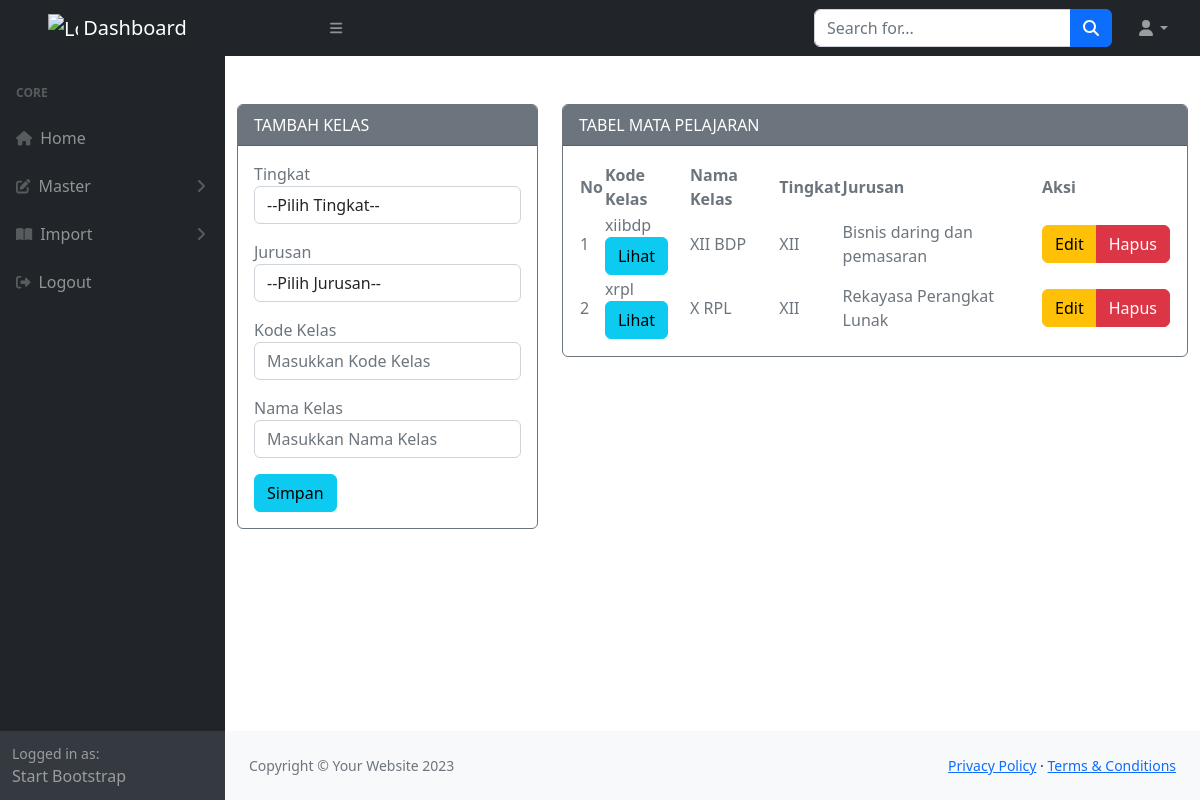
The page /admin/media.php?module=kelas (signed in) on the database as committed earlier.
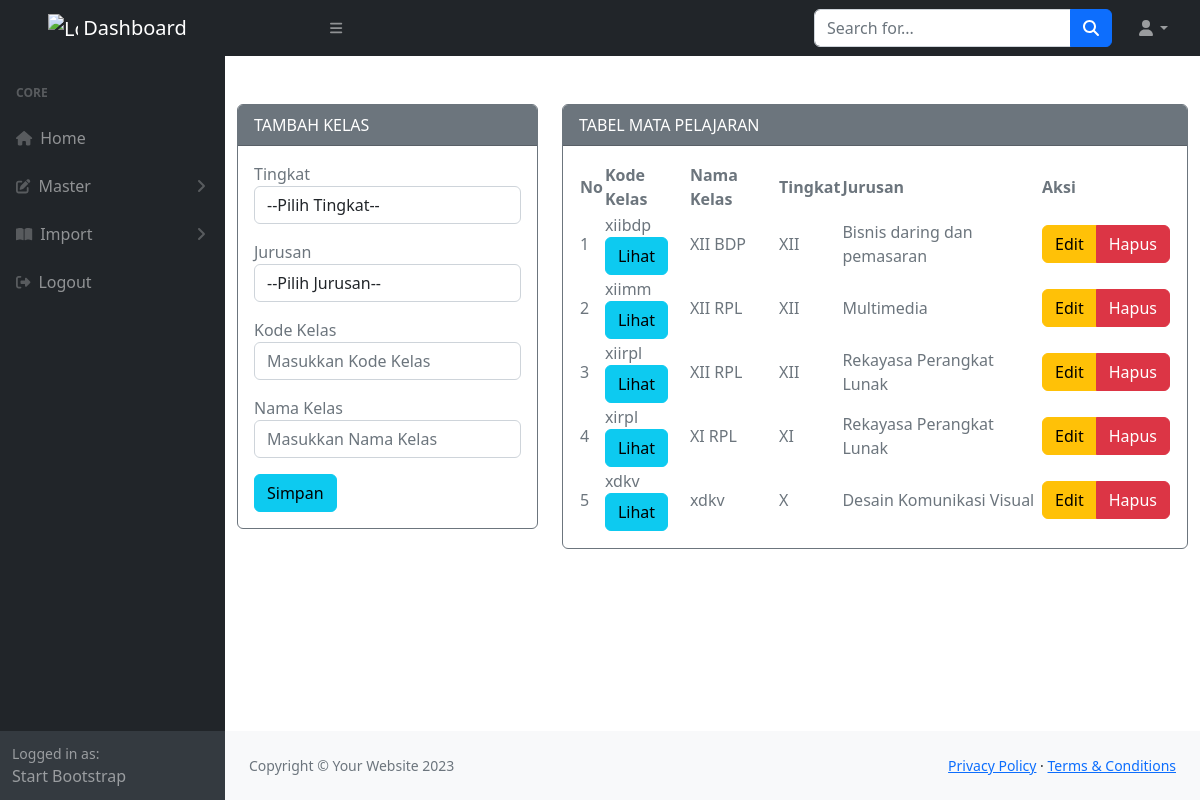
The same page on the database as committed later.
### tables this page shows
CREATE TABLE `kelas` (
  `kd_kelas` varchar(10) NOT NULL,
  `nama_kelas` varchar(10) NOT NULL,
  `tingkat` varchar(5) NOT NULL,
  `kd_jurusan` varchar(10) NOT NULL
);

CREATE TABLE `jurusan` (
  `kd_jurusan` varchar(10) NOT NULL,
  `nama_jurusan` varchar(100) NOT NULL
);

### admin/modul/mod_kelas/kelas_v.php (the view, shortened to what this page needs)
<?php
include "../koneksi/koneksi.php";
if (empty($_SESSION['username']) and empty($_SESSION['passuser']) and $_SESSION['login'] == 0) {
  echo "<script>alert('Kembalilah Kejalan yg benar!!!'); window.location = '../../index.php';</script>";
} else {
?>
  <?php
  $update = (isset($_GET['action']) and $_GET['action'] == 'update') ? true : false;
  ?>
  <div class="container mt-5">
    <div class="content-wrapper">
      <div class="row">
        <div class="col-md-4 col-sm-4 col-xs-12">
          <div class="card border-secondary mb-3">
            <div class="card-header text-bg-<?= ($update) ? "success" : "secondary" ?>">
              <?= ($update) ? "EDIT" : "TAMBAH" ?> KELAS
            </div>
            <div class="card-body text-secondary">
              <form action="<?= $_SERVER['REQUEST_URI'] ?>" method="POST" role="form">
                <div class="form-group mb-3">
                  <label>Tingkat</label>
                  <select class="form-control" name="tingkat">
                    <option selected hidden disabled>--Pilih Tingkat--</option>
                  </select>
                </div>
                <div class="form-group mb-3">
                  <label>Jurusan </label>
                  <select class="form-control" name="kd_jurusan">
                    <option selected hidden disabled>--Pilih Jurusan--</option>
                  </select>
                </div>
                <div class="form-group mb-3">
                  <label>Kode Kelas</label>
                  <input class="form-control" placeholder="Masukkan Kode Kelas" name="kd_kelas" type="text" <?= (!$update) ?: 'value="' . $row["kd_kelas"] . '"' ?> />
                </div>
                <div class="form-group mb-3">
                  <label>Nama Kelas </label>
                  <input class="form-control" placeholder="Masukkan Nama Kelas" name="nama_kelas" type="text" <?= (!$update) ?: 'value="' . $row["nama_kelas"] . '"' ?> />
                </div>
                <button type="submit" class="btn btn-<?= ($update) ? "warning" : "info" ?> btn-block">Simpan</button>
              </form>
            </div>
          </div>
        </div>
        <div class="col-md-8 col-sm-8 col-xs-12">
          <div class="card border-secondary mb-3">
            <div class="card-header text-bg-secondary">
              TABEL MATA PELAJARAN
            </div>
            <div class="card-body text-secondary">
              <table id="datatablesSimple">
                <thead>
                  <tr>
                    <th>No</th>
                    <th>Kode Kelas</th>
                    <th>Nama Kelas</th>
                    <th>Tingkat</th>
                    <th>Jurusan</th>
                    <th>Aksi</th>
                  </tr>
                </thead>
                <tbody>
                  <?php $no = 1; ?>
                  <?php if ($query = $connect->query("SELECT * FROM kelas,jurusan where kelas.kd_jurusan=jurusan.kd_jurusan ORDER BY FIELD(tingkat, 'XII', 'XI', 'X')")) : ?>
                    <?php while ($row = $query->fetch_assoc()) : ?>
                      <tr>
                        <td><?= $no++ ?></td>
                        <td><?= $row['kd_kelas'] ?> <br><a href="?module=rombel&kls=<?= $row['kd_kelas'] ?>" class="btn btn-xs btn-info">Lihat</a> </td>
                        <td><?= $row['nama_kelas'] ?></td>
                        <td><?= $row['tingkat'] ?></td>
                        <td><?= $row['nama_jurusan'] ?></td>
                        <td class="hidden-print">
                          <div class="btn-group">
                            <a href="?module=kelas&action=update&key=<?= $row['kd_kelas'] ?>" class="btn btn-warning btn-xs">Edit</a>
                            <a href="?module=kelas&action=delete&key=<?= $row['kd_kelas'] ?>" class="btn btn-danger btn-xs">Hapus</a>
                          </div>
                        </td>
                      </tr>
                    <?php endwhile ?>
                  <?php endif ?>
                </tbody>
              </table>
            </div>
          </div>
        </div>
      </div>
    </div>
  </div>
<?php } ?>

### admin/media.php (shortened to what this page needs)
<?php
if($_SESSION['login']==0){
  header('location:../logout.php');
} else {
    if (empty($_SESSION['username']) AND empty($_SESSION['level']) AND $_SESSION['login']==0) {
      echo "<script>alert('Kembalilah Kejalan yg benar!!!'); window.location = 'index.php';</script>";
  } else{
    ?>
<!DOCTYPE html>
<html lang="en">
    <head>
        <link href="https://cdn.jsdelivr.net/npm/simple-datatables@7.1.2/dist/style.min.css" rel="stylesheet" />
        <link href="assets/css/styles.css" rel="stylesheet" />
    </head>
    <body class="sb-nav-fixed">
        <?php include 'navbar.php'; ?>
            <div id="layoutSidenav_content">
                <main>
                    <?php
                        include 'content.php';
                    ?>
                </main>
            <?php include 'footer.php'; ?>
            </div>
        </div>
    </body>
</html>
<?php }} ?>

### admin/navbar.php (shortened to what this page needs)
<nav class="sb-topnav navbar navbar-expand navbar-dark bg-dark">
    <a class="navbar-brand mx-5" href="#">
        <img src="https://upload.wikimedia.org/wikipedia/commons/3/31/Logo-smkterataiputihglobal.png" alt="Logo" width="30" height="24" class="d-inline-block align-text-top">
        Dashboard
    </a>
    <button class="btn btn-link btn-sm order-1 order-lg-0 me-4 me-lg-0" id="sidebarToggle" href="#!"><i class="fas fa-bars"></i></button>
    <form class="d-none d-md-inline-block form-inline ms-auto me-0 me-md-3 my-2 my-md-0">
        <div class="input-group">
            <input class="form-control" type="text" placeholder="Search for..." aria-label="Search for..." aria-describedby="btnNavbarSearch" />
            <button class="btn btn-primary" id="btnNavbarSearch" type="button"><i class="fas fa-search"></i></button>
        </div>
    </form>
    <ul class="navbar-nav ms-auto ms-md-0 me-3 me-lg-4">
        <li class="nav-item dropdown">
            <a class="nav-link dropdown-toggle" id="navbarDropdown" href="#" role="button" data-bs-toggle="dropdown" aria-expanded="false"><i class="fas fa-user fa-fw"></i></a>
        </li>
    </ul>
</nav>
<div id="layoutSidenav">
    <div id="layoutSidenav_nav">
        <nav class="sb-sidenav accordion sb-sidenav-dark" id="sidenavAccordion">
            <div class="sb-sidenav-menu">
                <div class="nav">
                    <?php
                    switch ($_SESSION['level']) {
                        case 'admin':
                    ?>
                            <div class="sb-sidenav-menu-heading">Core</div>
                            <a class="nav-link <?php if ($_GET['module'] == 'homeadm') {
                                                    echo "open";
                                                } ?>" href="media.php?module=homeadm">
                                <div class="sb-nav-link-icon"><i class="fa-solid fa-house"></i></div>
                                Home
                            </a>
                            <a class="nav-link collapsed" href="#" data-bs-toggle="collapse" data-bs-target="#collapseLayouts" aria-expanded="false" aria-controls="collapseLayouts">
                                <div class="sb-nav-link-icon"><i class="fa-solid fa-pen-to-square"></i></div>
                                Master
                                <div class="sb-sidenav-collapse-arrow"><i class="fas fa-angle-down"></i></div>
                            </a>
                            <a class="nav-link collapsed" href="#" data-bs-toggle="collapse" data-bs-target="#collapsePages" aria-expanded="false" aria-controls="collapsePages">
                                <div class="sb-nav-link-icon"><i class="fas fa-book-open"></i></div>
                                Import
                                <div class="sb-sidenav-collapse-arrow"><i class="fas fa-angle-down"></i></div>
                            </a>
                            <?php
                            if ($_SESSION['level'] == 'guru') {
                            ?>
                                <a class="nav-link" href="../logout.php" onclick="return confirm('Pastikan Anda Sudah Mengisi Jurnal Harian!! ');">
                                    <div class="sb-nav-link-icon"><i class="fa-solid fa-right-from-bracket"></i></div>
                                    Logout
                                </a>
                            <?php
                            } else {
                            ?>
                                <a class="nav-link" href="../logout.php">
                                    <div class="sb-nav-link-icon"><i class="fa-solid fa-right-from-bracket"></i></div>
                                    Logout
                                </a>
                            <?php
                            }
                            ?>
                    <?php
                    }
                    ?>
                </div>
            </div>
            <div class="sb-sidenav-footer">
                <div class="small">Logged in as:</div>
                Start Bootstrap
            </div>
        </nav>
    </div>

### admin/content.php (shortened to what this page needs)
<?php
if (empty($_SESSION['username']) AND empty($_SESSION['level']) AND $_SESSION['login']==0){
  echo "<script>alert('Kembalilah Kejalan yg benar!!!'); window.location = 'index.php';</script>";
}
else{
  ?>
  <?php
  $modul=$_GET['module'];
  switch ($_SESSION['level']) {
    case 'admin':
    switch ($modul) {
      case 'kelas':
      include "modul/mod_kelas/kelas_v.php";
      break;
    }
    break;
  }
}
?>

### admin/footer.php
<footer class="py-4 bg-light mt-auto">
                    <div class="container-fluid px-4">
                        <div class="d-flex align-items-center justify-content-between small">
                            <div class="text-muted">Copyright &copy; Your Website 2023</div>
                            <div>
                                <a href="#">Privacy Policy</a>
                                &middot;
                                <a href="#">Terms &amp; Conditions</a>
                            </div>
                        </div>
                    </div>
                </footer>

Rows that differ between the two databases and show on the page:
removed kelas: kd_kelas "xrpl", nama_kelas "X RPL", tingkat "XII", kd_jurusan.nama_jurusan "Rekayasa Perangkat Lunak"
added kelas: kd_kelas "xiimm", nama_kelas "XII RPL", tingkat "XII", kd_jurusan.nama_jurusan "Multimedia"
added kelas: kd_kelas "xiirpl", nama_kelas "XII RPL", tingkat "XII", kd_jurusan.nama_jurusan "Rekayasa Perangkat Lunak"
added kelas: kd_kelas "xirpl", nama_kelas "XI RPL", tingkat "XI", kd_jurusan.nama_jurusan "Rekayasa Perangkat Lunak"
added kelas: kd_kelas "xdkv", nama_kelas "xdkv", tingkat "X", kd_jurusan.nama_jurusan "Desain Komunikasi Visual"
